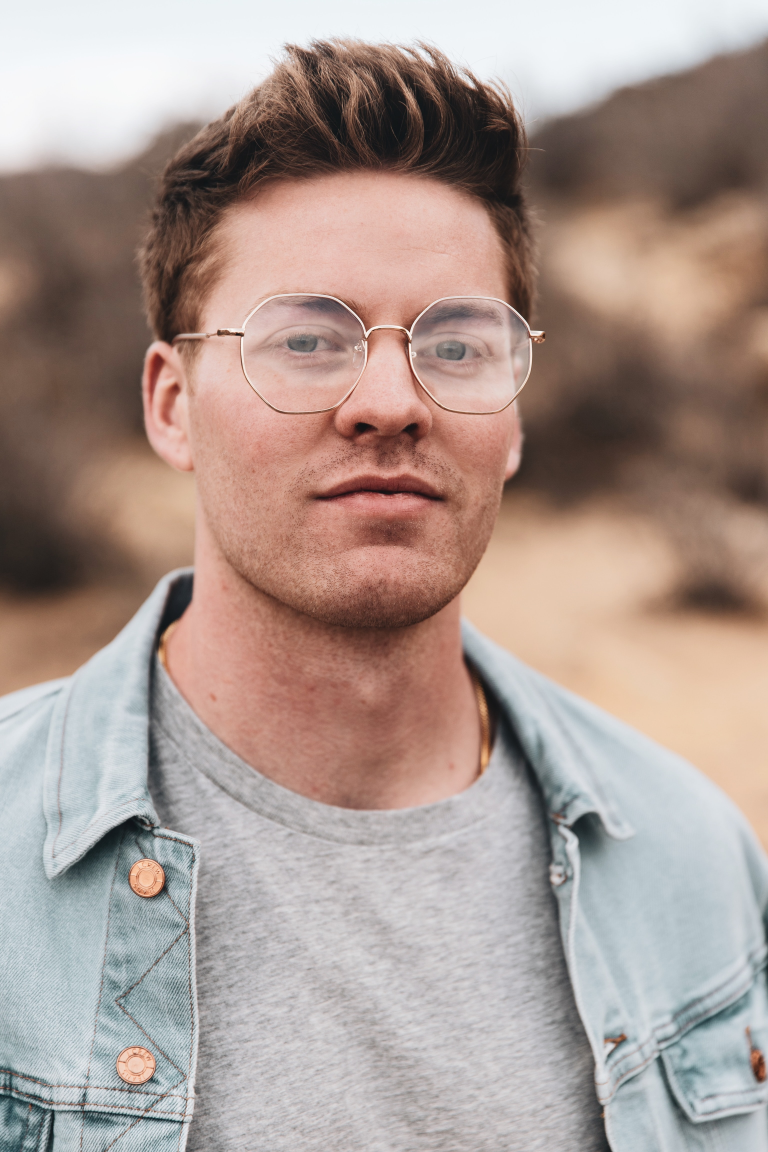
#> input picture OpenCV/images/logan-weaver.jpg, 3072 x 4608 px (shown at 1/4 size)
$ python rotate.py --image ../images/logan-weaver.jpg
#> lines starting #> are read from the running program, lines starting #| are printed output that depends on the picture
import numpy as np
import argparse
import imutils
import cv2

ap = argparse.ArgumentParser()
ap.add_argument("-i", "--image", required=True,
    help="Path to the image")
args = vars(ap.parse_args())

image = cv2.imread(args["image"])
#> image is the input picture: shape (4608, 3072, 3); mean B, G, R 145.8, 152.8, 170.5
cv2.imshow("Original", image)

(h, w) = image.shape[:2]
#> h = 4608; w = 3072
center = (w // 2, h // 2)
#> center = (1536, 2304)

rotated = imutils.rotate(image, angle=45, center=center, scale=1.0)
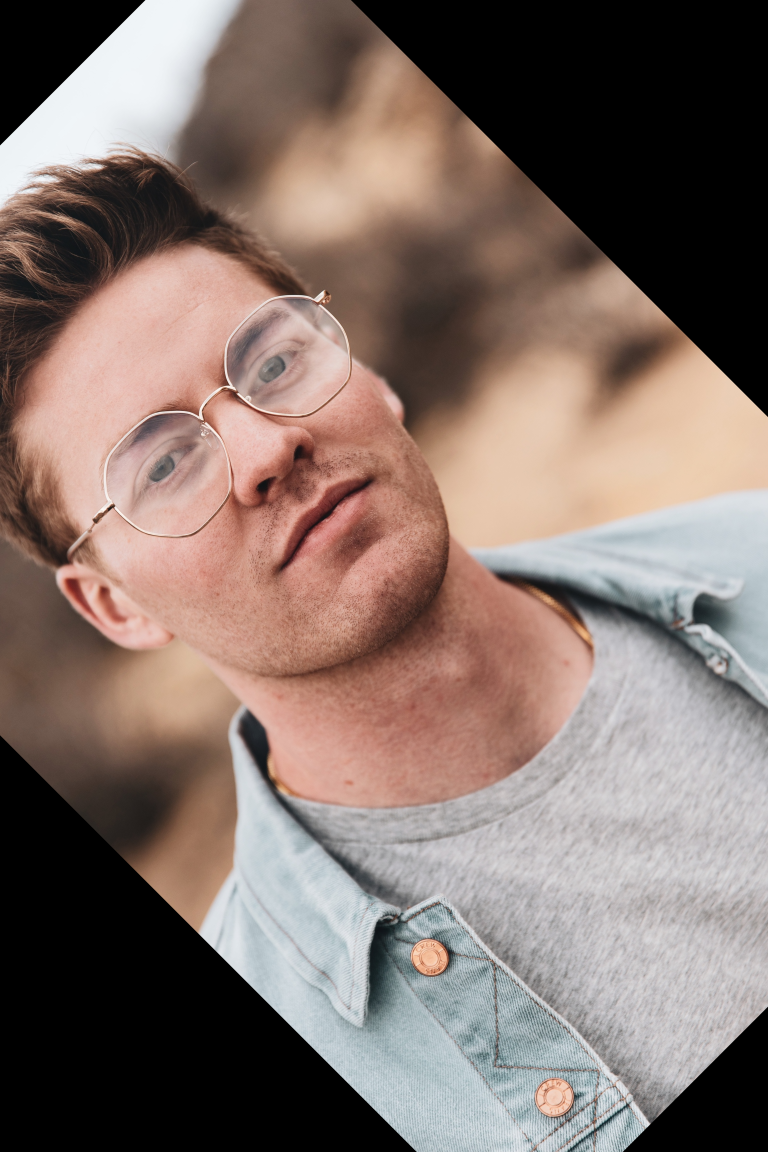
#> rotated: shape (4608, 3072, 3) (shown at 1/4 size); mean B, G, R 107.8, 114.6, 131.8
cv2.imshow("Rotated by 45 Degrees", rotated)
cv2.waitKey(0)

rotated = imutils.rotate(image, angle=180)
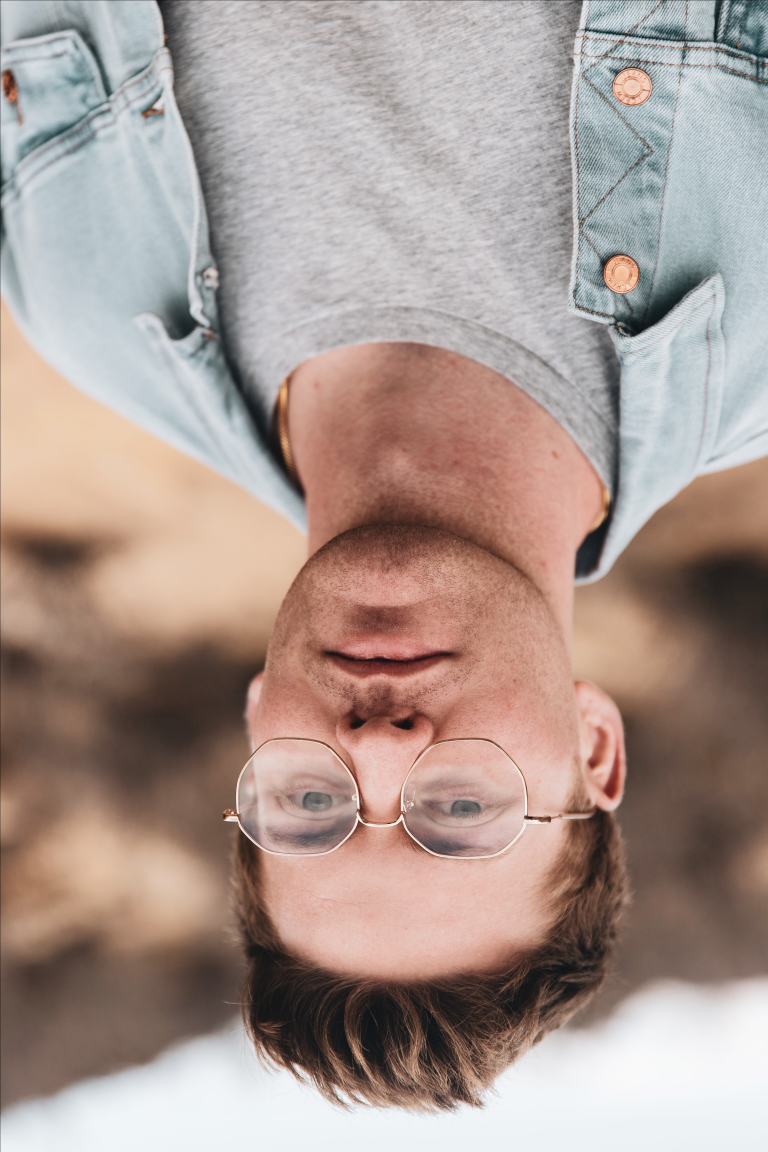
#> rotated: shape (4608, 3072, 3) (shown at 1/4 size); mean B, G, R 145.7, 152.7, 170.4
cv2.imshow("Rotated by 180 Degrees", rotated)
cv2.waitKey(0)

rotated = imutils.rotate(image, angle=-90)
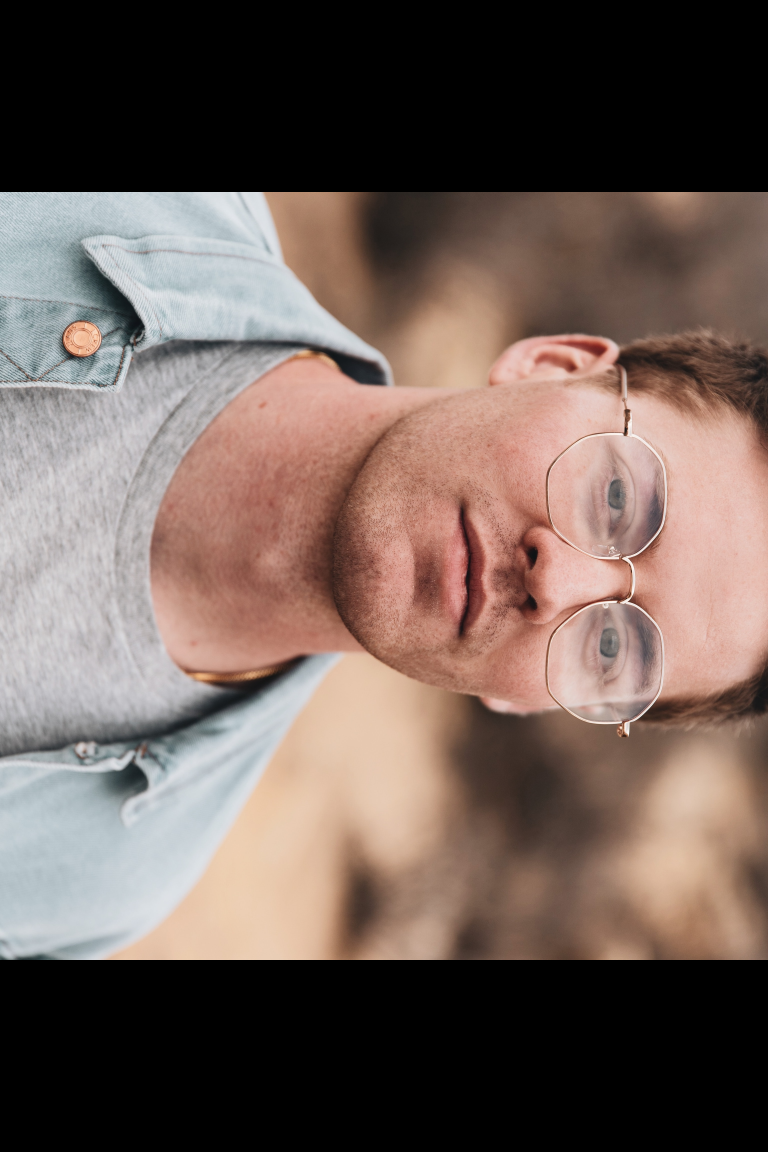
#> rotated: shape (4608, 3072, 3) (shown at 1/4 size); mean B, G, R 89.7, 96.6, 113.4
cv2.imshow("Rotated by -90 Degress", rotated)
cv2.waitKey(0)
